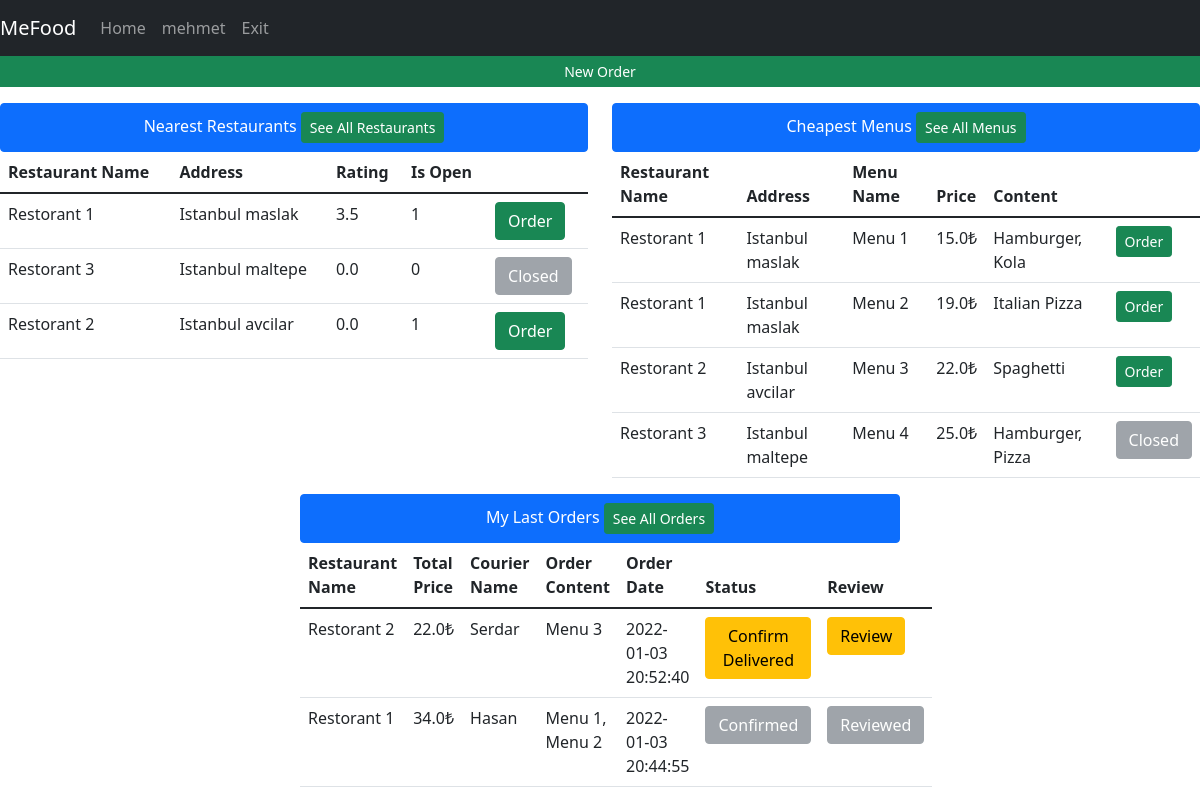
/home (signed in), run on an earlier commit of the app's database.
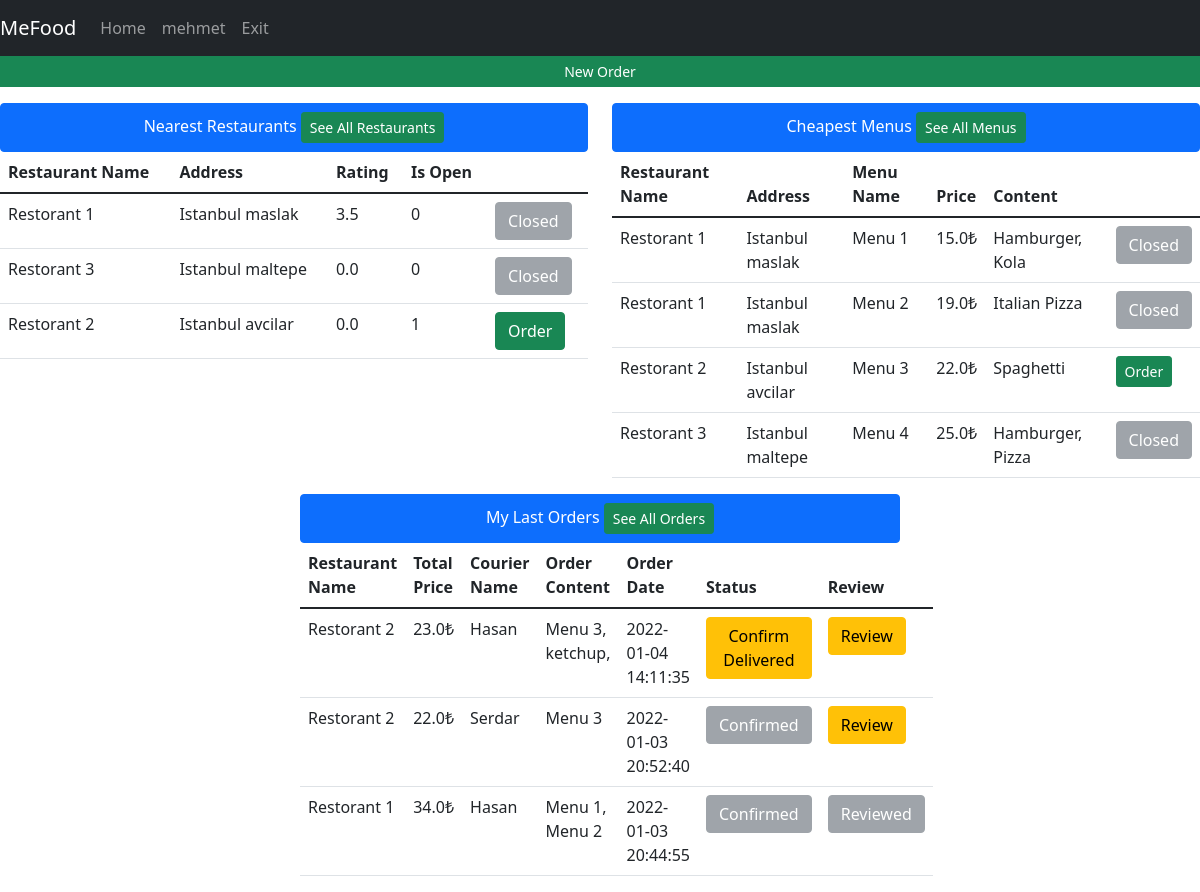
And on a later commit of the database.
### tables this page shows
CREATE TABLE restaurant(id INTEGER PRIMARY KEY, restaurantName varchar(30),address varchar(250),lat Text,lng Text,isOpen binary,averageRating REAL);

CREATE TABLE menu(id INTEGER PRIMARY KEY,menuName varchar(30), price REAL, content TEXT, restaurantId int REFERENCES restaurant(id) ON UPDATE CASCADE);

CREATE TABLE foodOrder(id INTEGER PRIMARY KEY,content TEXT,orderDate Date DEFAULT (datetime('now','localtime')),totalPrice REAL, is_delivered INTEGER DEFAULT(0), is_reviewed INTEGER DEFAULT(0), restaurantId INTEGER, courierID int REFERENCES couriers(id) ON UPDATE CASCADE, userUserName varchar(30) REFERENCES users(username) ON UPDATE CASCADE, FOREIGN KEY(restaurantId) REFERENCES restaurant(id));

CREATE TABLE couriers(id INTEGER PRIMARY KEY,name TEXT,is_available TEXT,lat REAL,lng, orderId int REFERENCES foodOrder(id) ON UPDATE CASCADE);

### app.py (the view, shortened to what this page needs)
@app.route("/home", methods=["GET", "POST"])
def homeView():
    with sqlite3.connect(DATABASE) as database:
        cursor = database.cursor()
    if not session.get('logged_in'):
        return render_template('auth/login.html', title='Login')
    if session["user_type"] == 1:
        data = getAllDbData(toGet=["users", "restaurant", "couriers", "menu","orders", "reviews", "extras"], limit=5)
        session["isFiltered"], session["filteredData"] = False, {}
        return render_template('admin/adminHome.html', title='Admin Page', username=session["username"], data=data)
    else:
        data = getUserViewData()
        return render_template('user/homePage.html', title='Home', username=session["username"], data=data)

### templates/user/homePage.html (shortened to what this page needs)
{% extends 'base.html' %}
{% block navbar %}
<nav class="navbar navbar-expand-lg navbar-dark bg-dark">
    <a class="navbar-brand" href="/home">MeFood</a>
    <div class="collapse navbar-collapse" id="navbarNav">
        <ul class="navbar-nav">
          <li class="nav-item active"><a class="nav-link" href="/">Home</a></li>
          <li class="nav-item active"><a class="nav-link" href="/userSettings">{{username}}</a></li>
          <li class="nav-item active"><a class="nav-link" href="/exit">Exit</a></li>
        </ul>
    </div>
</nav>
{% endblock %}
{% block body %}
    <div class="row">
    <a class="btn btn-sm btn-success" href="/selectRestaurant"> New Order </a>
    </div>
    <center>
     <div class="row mt-3">
     <div class="col-md-6">
         <ul class="list-group">
          <li class="list-group-item active">Nearest Restaurants <a href="/selectRestaurant" class="btn btn-sm btn-success">See All Restaurants</a></li>
         </ul>
         <form action="/selectMenu" method="POST">
         <table class="table table-hover">
              <thead>
                <tr>
                  <th scope="col">Restaurant Name</th>
                  <th scope="col">Address</th>
                  <th scope="col">Rating</th>
                  <th scope="col">Is Open</th>
                  <th scope="col"></th>
                </tr>
              </thead>
              <tbody>
              {%for i in range(data["near_restaurants"]|length)%}
                <tr>
                  <td>{{ data["near_restaurants"][i][2] }}</td>
                  <td>{{ data["near_restaurants"][i][3] }}</td>
                  <td>{{ data["near_restaurants"][i][7] }}</td>
                  <td>{{ data["near_restaurants"][i][6] }}</td>
                  {% if data["near_restaurants"][i][6] == 0 %}
                <td>
                  <button type="submit" disabled name="selectedRestaurant" value='{{ data["near_restaurants"][i][1] }}' class="btn btn-secondary">Closed</button>
                </td>
                {% else %}
                <td>
                  <button type="submit"  name="selectedRestaurant" value='{{ data["near_restaurants"][i][1] }}' class="btn btn-success">Order</button>
                </td>
                {% endif %}
                </tr>
              {%endfor%}
              </tbody>
         </table>
         </form>
     </div>
     <div class="col-md-6">
         <ul class="list-group">
          <li class="list-group-item active">Cheapest Menus <a href="/menus" class="btn btn-sm btn-success">See All Menus</a></li>
          </ul>
         <form action="/selectMenu" method="POST">
         <table class="table table-hover">
              <thead>
                <tr>
                  <th scope="col">Restaurant Name</th>
                  <th scope="col">Address</th>
                  <th scope="col">Menu Name</th>
                  <th scope="col">Price</th>
                  <th scope="col">Content</th>
                </tr>
              </thead>
              <tbody>
              {%for i in range(data["cheap_menus"]|length)%}
                <tr>
                  <td>{{ data["cheap_menus"][i][0] }}</td>
                  <td>{{ data["cheap_menus"][i][1] }}</td>
                  <td>{{ data["cheap_menus"][i][2] }} </td>
                  <td>{{ data["cheap_menus"][i][3] }}₺</td>
                  <td>{{ data["cheap_menus"][i][6] }} </td>
                  {% if data["cheap_menus"][i][7] == 0 %}
                        <td><button class="btn btn-secondary" disabled name="selectedMenu" value="{{ data["cheap_menus"][i][4] }}">Closed</button></td>
                    {% else %}
                        <td><button class="btn btn-sm btn-success" name="selectedMenu" value="{{ data["cheap_menus"][i][4] }}">Order</button></td>
                    {% endif %}
                </tr>
              {%endfor%}
              </tbody>
         </table>
         </form>
     </div>
 </div>
        </center>
 <center>
     <div class="col-md-6">
         <ul class="list-group">
          <li class="list-group-item active">My Last Orders <a href="/myOrders" class="btn btn-sm btn-success">See All Orders</a></li>
          </ul>
         <form action="/home" method="POST">
         <table class="table table-hover">
              <thead>
                <tr>
                  <th scope="col">Restaurant Name</th>
                  <th scope="col">Total Price</th>
                  <th scope="col">Courier Name</th>
                  <th scope="col">Order Content</th>
                  <th scope="col">Order Date</th>
                  <th scope="col">Status</th>
                  <th scope="col">Review</th>
                </tr>
              </thead>
              <tbody>
              {%for i in range(data["orders"]|length)%}
                <tr>
                  <td>{{ data["orders"][i][6] }} </td>
                  <td>{{ data["orders"][i][0] }}₺</td>
                  <td>{{ data["orders"][i][2] }}</td>
                  <td>{{ data["orders"][i][3] }}</td>
                  <td>{{ data["orders"][i][1] }}</td>
                    {% if data["orders"][i][5] == 1 %}
                        <td><button class="btn btn-secondary" disabled name="confirmedOrder" value="{{data['orders'][i][4]}}">Confirmed</button></td>
                    {% else %}
                        <td><button class="btn btn-warning" name="confirmedOrder" value="{{data['orders'][i][4]}}">Confirm Delivered</button></td>
                    {% endif %}
                    {% if data["orders"][i][7] == 1 %}
                        <td><button class="btn btn-secondary" disabled name="confirmedOrder" value="{{data['orders'][i][4]}}">Reviewed</button></td>
                    {% else %}
                        <td><a href="/reviewRestaurant?restId={{ data['orders'][i][8] }}&foodOrderId={{ data['orders'][i][4] }}" class="btn btn-warning" name="confirmedOrder" value="{{data['orders'][i][4]}}">Review</a></td>
                    {% endif %}
                </tr>
              {%endfor%}
              </tbody>
         </table>
         </form>
     </div>
 </center>
{% endblock %}

### templates/base.html (shortened to what this page needs)
<!doctype html>
<html lang="en">
  <head>
    <link href="https://cdn.jsdelivr.net/npm/bootstrap@5.1.3/dist/css/bootstrap.min.css" rel="stylesheet">
  </head>
  <body>
  <div>
    {% block navbar %}
    {% endblock %}
  </div>
  <div>
    {% block body %}
    {% endblock %}
  </div>
  </body>
</html>

What changed in the data, as far as the page shows it:
changed restaurant "Restorant 1": isOpen 1 → 0 (drawn)
added foodOrder: totalPrice "23.0", content "Menu 3, ketchup,", orderDate "2022-01-04 14:11:35"
now on this page (row edited): couriers: name "Hasan"
changed foodOrder "Menu 3": is_delivered 0 → 1 (drawn)
Also different on the page:
new list line: "Restorant 1 Istanbul maslak 3.5 0"
new list line: "Closed"
list line gone: "Order"
new list line: "Restorant 2"
new list line: "₺ Confirm Delivered Review"
list line gone: "Confirm Delivered"
new list line: "Confirmed"
list line gone: "Restorant 1 Istanbul maslak 3.5 1"
